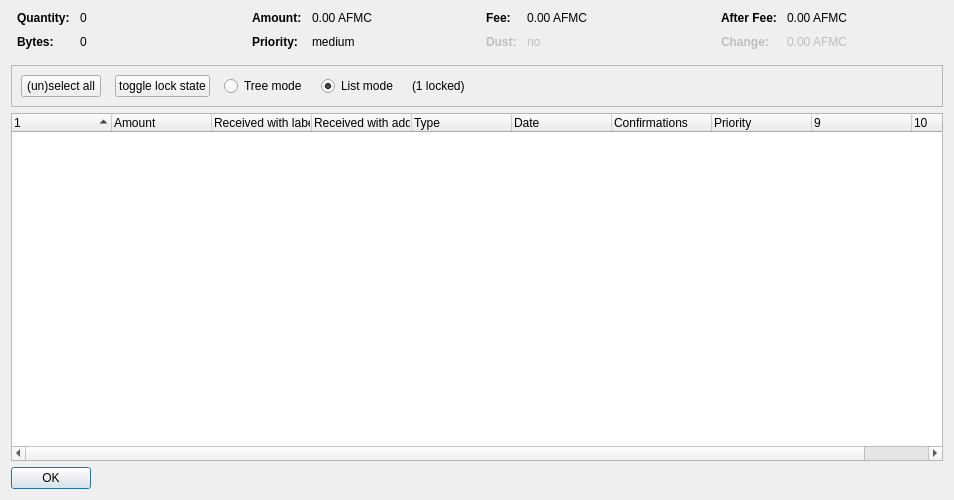
<?xml version="1.0" encoding="UTF-8"?>
<ui version="4.0">
 <class>CoinControlDialog</class>
 <widget class="QDialog" name="CoinControlDialog">
  <property name="geometry">
   <rect>
    <x>0</x>
    <y>0</y>
    <width>954</width>
    <height>500</height>
   </rect>
  </property>
  <property name="windowTitle">
   <string>Coin Selection</string>
  </property>
  <layout class="QVBoxLayout" name="verticalLayout">
   <item>
    <layout class="QHBoxLayout" name="horizontalLayoutTop" stretch="0,0,0,0">
     <property name="topMargin">
      <number>0</number>
     </property>
     <property name="bottomMargin">
      <number>10</number>
     </property>
     <item>
      <layout class="QFormLayout" name="formLayoutCoinControl1">
       <property name="horizontalSpacing">
        <number>10</number>
       </property>
       <property name="verticalSpacing">
        <number>10</number>
       </property>
       <property name="leftMargin">
        <number>6</number>
       </property>
       <property name="rightMargin">
        <number>6</number>
       </property>
       <item row="0" column="0">
        <widget class="QLabel" name="labelCoinControlQuantityText">
         <property name="font">
          <font>
           <weight>75</weight>
           <bold>true</bold>
          </font>
         </property>
         <property name="text">
          <string>Quantity:</string>
         </property>
        </widget>
       </item>
       <item row="0" column="1">
        <widget class="QLabel" name="labelCoinControlQuantity">
         <property name="cursor">
          <cursorShape>IBeamCursor</cursorShape>
         </property>
         <property name="contextMenuPolicy">
          <enum>Qt::ActionsContextMenu</enum>
         </property>
         <property name="text">
          <string notr="true">0</string>
         </property>
         <property name="textInteractionFlags">
          <set>Qt::LinksAccessibleByMouse|Qt::TextSelectableByKeyboard|Qt::TextSelectableByMouse</set>
         </property>
        </widget>
       </item>
       <item row="1" column="0">
        <widget class="QLabel" name="labelCoinControlBytesText">
         <property name="font">
          <font>
           <weight>75</weight>
           <bold>true</bold>
          </font>
         </property>
         <property name="text">
          <string>Bytes:</string>
         </property>
        </widget>
       </item>
       <item row="1" column="1">
        <widget class="QLabel" name="labelCoinControlBytes">
         <property name="cursor">
          <cursorShape>IBeamCursor</cursorShape>
         </property>
         <property name="contextMenuPolicy">
          <enum>Qt::ActionsContextMenu</enum>
         </property>
         <property name="text">
          <string notr="true">0</string>
         </property>
         <property name="textInteractionFlags">
          <set>Qt::LinksAccessibleByMouse|Qt::TextSelectableByKeyboard|Qt::TextSelectableByMouse</set>
         </property>
        </widget>
       </item>
      </layout>
     </item>
     <item>
      <layout class="QFormLayout" name="formLayoutCoinControl2">
       <property name="horizontalSpacing">
        <number>10</number>
       </property>
       <property name="verticalSpacing">
        <number>10</number>
       </property>
       <property name="leftMargin">
        <number>6</number>
       </property>
       <property name="rightMargin">
        <number>6</number>
       </property>
       <item row="0" column="0">
        <widget class="QLabel" name="labelCoinControlAmountText">
         <property name="font">
          <font>
           <weight>75</weight>
           <bold>true</bold>
          </font>
         </property>
         <property name="text">
          <string>Amount:</string>
         </property>
        </widget>
       </item>
       <item row="0" column="1">
        <widget class="QLabel" name="labelCoinControlAmount">
         <property name="cursor">
          <cursorShape>IBeamCursor</cursorShape>
         </property>
         <property name="contextMenuPolicy">
          <enum>Qt::ActionsContextMenu</enum>
         </property>
         <property name="text">
          <string notr="true">0.00 AFMC</string>
         </property>
         <property name="textInteractionFlags">
          <set>Qt::LinksAccessibleByMouse|Qt::TextSelectableByKeyboard|Qt::TextSelectableByMouse</set>
         </property>
        </widget>
       </item>
       <item row="1" column="0">
        <widget class="QLabel" name="labelCoinControlPriorityText">
         <property name="font">
          <font>
           <weight>75</weight>
           <bold>true</bold>
          </font>
         </property>
         <property name="text">
          <string>Priority:</string>
         </property>
        </widget>
       </item>
       <item row="1" column="1">
        <widget class="QLabel" name="labelCoinControlPriority">
         <property name="cursor">
          <cursorShape>IBeamCursor</cursorShape>
         </property>
         <property name="contextMenuPolicy">
          <enum>Qt::ActionsContextMenu</enum>
         </property>
         <property name="text">
          <string>medium</string>
         </property>
         <property name="textInteractionFlags">
          <set>Qt::LinksAccessibleByMouse|Qt::TextSelectableByKeyboard|Qt::TextSelectableByMouse</set>
         </property>
        </widget>
       </item>
      </layout>
     </item>
     <item>
      <layout class="QFormLayout" name="formLayoutCoinControl3">
       <property name="horizontalSpacing">
        <number>10</number>
       </property>
       <property name="verticalSpacing">
        <number>10</number>
       </property>
       <property name="leftMargin">
        <number>6</number>
       </property>
       <property name="rightMargin">
        <number>6</number>
       </property>
       <item row="0" column="0">
        <widget class="QLabel" name="labelCoinControlFeeText">
         <property name="font">
          <font>
           <weight>75</weight>
           <bold>true</bold>
          </font>
         </property>
         <property name="text">
          <string>Fee:</string>
         </property>
        </widget>
       </item>
       <item row="0" column="1">
        <widget class="QLabel" name="labelCoinControlFee">
         <property name="cursor">
          <cursorShape>IBeamCursor</cursorShape>
         </property>
         <property name="contextMenuPolicy">
          <enum>Qt::ActionsContextMenu</enum>
         </property>
         <property name="text">
          <string notr="true">0.00 AFMC</string>
         </property>
         <property name="textInteractionFlags">
          <set>Qt::LinksAccessibleByMouse|Qt::TextSelectableByKeyboard|Qt::TextSelectableByMouse</set>
         </property>
        </widget>
       </item>
       <item row="1" column="0">
        <widget class="QLabel" name="labelCoinControlLowOutputText">
         <property name="enabled">
          <bool>false</bool>
         </property>
         <property name="font">
          <font>
           <weight>75</weight>
           <bold>true</bold>
          </font>
         </property>
         <property name="text">
          <string>Dust:</string>
         </property>
        </widget>
       </item>
       <item row="1" column="1">
        <widget class="QLabel" name="labelCoinControlLowOutput">
         <property name="enabled">
          <bool>false</bool>
         </property>
         <property name="cursor">
          <cursorShape>IBeamCursor</cursorShape>
         </property>
         <property name="contextMenuPolicy">
          <enum>Qt::ActionsContextMenu</enum>
         </property>
         <property name="text">
          <string>no</string>
         </property>
         <property name="textInteractionFlags">
          <set>Qt::LinksAccessibleByMouse|Qt::TextSelectableByKeyboard|Qt::TextSelectableByMouse</set>
         </property>
        </widget>
       </item>
      </layout>
     </item>
     <item>
      <layout class="QFormLayout" name="formLayoutCoinControl4">
       <property name="horizontalSpacing">
        <number>10</number>
       </property>
       <property name="verticalSpacing">
        <number>10</number>
       </property>
       <property name="leftMargin">
        <number>6</number>
       </property>
       <property name="rightMargin">
        <number>6</number>
       </property>
       <item row="0" column="0">
        <widget class="QLabel" name="labelCoinControlAfterFeeText">
         <property name="font">
          <font>
           <weight>75</weight>
           <bold>true</bold>
          </font>
         </property>
         <property name="text">
          <string>After Fee:</string>
         </property>
        </widget>
       </item>
       <item row="0" column="1">
        <widget class="QLabel" name="labelCoinControlAfterFee">
         <property name="cursor">
          <cursorShape>IBeamCursor</cursorShape>
         </property>
         <property name="contextMenuPolicy">
          <enum>Qt::ActionsContextMenu</enum>
         </property>
         <property name="text">
          <string notr="true">0.00 AFMC</string>
         </property>
         <property name="textInteractionFlags">
          <set>Qt::LinksAccessibleByMouse|Qt::TextSelectableByKeyboard|Qt::TextSelectableByMouse</set>
         </property>
        </widget>
       </item>
       <item row="1" column="0">
        <widget class="QLabel" name="labelCoinControlChangeText">
         <property name="enabled">
          <bool>false</bool>
         </property>
         <property name="font">
          <font>
           <weight>75</weight>
           <bold>true</bold>
          </font>
         </property>
         <property name="text">
          <string>Change:</string>
         </property>
        </widget>
       </item>
       <item row="1" column="1">
        <widget class="QLabel" name="labelCoinControlChange">
         <property name="enabled">
          <bool>false</bool>
         </property>
         <property name="cursor">
          <cursorShape>IBeamCursor</cursorShape>
         </property>
         <property name="contextMenuPolicy">
          <enum>Qt::ActionsContextMenu</enum>
         </property>
         <property name="text">
          <string notr="true">0.00 AFMC</string>
         </property>
         <property name="textInteractionFlags">
          <set>Qt::LinksAccessibleByMouse|Qt::TextSelectableByKeyboard|Qt::TextSelectableByMouse</set>
         </property>
        </widget>
       </item>
      </layout>
     </item>
    </layout>
   </item>
   <item>
    <widget class="QFrame" name="frame">
     <property name="minimumSize">
      <size>
       <width>0</width>
       <height>40</height>
      </size>
     </property>
     <property name="frameShape">
      <enum>QFrame::StyledPanel</enum>
     </property>
     <property name="frameShadow">
      <enum>QFrame::Sunken</enum>
     </property>
     <layout class="QHBoxLayout" name="horizontalLayout">
      <item>
       <layout class="QHBoxLayout" name="horizontalLayoutPanel" stretch="0,0,0,0,0,0">
        <property name="spacing">
         <number>14</number>
        </property>
        <item>
         <widget class="QPushButton" name="pushButtonSelectAll">
          <property name="sizePolicy">
           <sizepolicy hsizetype="Maximum" vsizetype="Fixed">
            <horstretch>0</horstretch>
            <verstretch>0</verstretch>
           </sizepolicy>
          </property>
          <property name="text">
           <string>(un)select all</string>
          </property>
          <property name="autoDefault">
           <bool>false</bool>
          </property>
         </widget>
        </item>
        <item>
         <widget class="QPushButton" name="pushButtonToggleLock">
          <property name="sizePolicy">
           <sizepolicy hsizetype="Maximum" vsizetype="Fixed">
            <horstretch>0</horstretch>
            <verstretch>0</verstretch>
           </sizepolicy>
          </property>
          <property name="text">
           <string>toggle lock state</string>
          </property>
          <property name="autoDefault">
           <bool>false</bool>
          </property>
         </widget>
        </item>
        <item>
         <widget class="QRadioButton" name="radioTreeMode">
          <property name="sizePolicy">
           <sizepolicy hsizetype="Maximum" vsizetype="Fixed">
            <horstretch>0</horstretch>
            <verstretch>0</verstretch>
           </sizepolicy>
          </property>
          <property name="text">
           <string>Tree mode</string>
          </property>
         </widget>
        </item>
        <item>
         <widget class="QRadioButton" name="radioListMode">
          <property name="sizePolicy">
           <sizepolicy hsizetype="Maximum" vsizetype="Fixed">
            <horstretch>0</horstretch>
            <verstretch>0</verstretch>
           </sizepolicy>
          </property>
          <property name="text">
           <string>List mode</string>
          </property>
          <property name="checked">
           <bool>true</bool>
          </property>
         </widget>
        </item>
        <item>
         <widget class="QLabel" name="labelLocked">
          <property name="text">
           <string>(1 locked)</string>
          </property>
         </widget>
        </item>
        <item>
         <spacer name="horizontalSpacer">
          <property name="orientation">
           <enum>Qt::Horizontal</enum>
          </property>
          <property name="sizeHint" stdset="0">
           <size>
            <width>40</width>
            <height>20</height>
           </size>
          </property>
         </spacer>
        </item>
       </layout>
      </item>
     </layout>
    </widget>
   </item>
   <item>
    <widget class="CoinControlTreeWidget" name="treeWidget">
     <property name="contextMenuPolicy">
      <enum>Qt::CustomContextMenu</enum>
     </property>
     <property name="sortingEnabled">
      <bool>false</bool>
     </property>
     <property name="columnCount">
      <number>10</number>
     </property>
     <attribute name="headerShowSortIndicator" stdset="0">
      <bool>true</bool>
     </attribute>
     <attribute name="headerStretchLastSection">
      <bool>false</bool>
     </attribute>
     <column>
      <property name="text">
       <string/>
      </property>
     </column>
     <column>
      <property name="text">
       <string>Amount</string>
      </property>
     </column>
     <column>
      <property name="text">
       <string>Received with label</string>
      </property>
     </column>
     <column>
      <property name="text">
       <string>Received with address</string>
      </property>
     </column>
     <column>
      <property name="text">
       <string>Type</string>
      </property>
     </column>
     <column>
      <property name="text">
       <string>Date</string>
      </property>
     </column>
     <column>
      <property name="text">
       <string>Confirmations</string>
      </property>
      <property name="toolTip">
       <string>Confirmed</string>
      </property>
     </column>
     <column>
      <property name="text">
       <string>Priority</string>
      </property>
     </column>
     <column>
      <property name="text">
       <string/>
      </property>
     </column>
     <column>
      <property name="text">
       <string/>
      </property>
     </column>
    </widget>
   </item>
   <item>
    <widget class="QDialogButtonBox" name="buttonBox">
     <property name="sizePolicy">
      <sizepolicy hsizetype="Maximum" vsizetype="Fixed">
       <horstretch>0</horstretch>
       <verstretch>0</verstretch>
      </sizepolicy>
     </property>
     <property name="orientation">
      <enum>Qt::Horizontal</enum>
     </property>
     <property name="standardButtons">
      <set>QDialogButtonBox::Ok</set>
     </property>
    </widget>
   </item>
  </layout>
 </widget>
 <customwidgets>
  <customwidget>
   <class>CoinControlTreeWidget</class>
   <extends>QTreeWidget</extends>
   <header>coincontroltreewidget.h</header>
  </customwidget>
 </customwidgets>
 <resources/>
 <connections/>
</ui>
